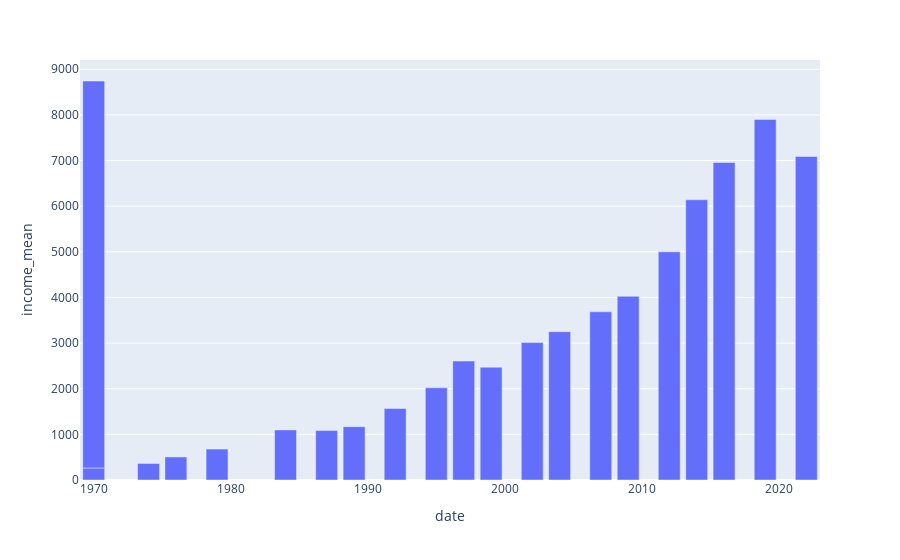

Notebook code cell kept with this figure:
### Code cell
barplot = px.bar(df_concat2, x='date', y='income_mean')

barplot.show()

### Figure 1 — Plotly figure (JSON) as saved in the notebook; plotly's stock layout.template omitted (floating-point values rounded to 4 significant figures)
{"data": [{"hovertemplate": "date=%{x}<br>income_mean=%{y}<extra></extra>", "legendgroup": "", "marker": {"color": "#636efa", "pattern": {"shape": ""}}, "name": "", "orientation": "v", "showlegend": false, "textposition": "auto", "type": "bar", "x": ["1970-01-01T00:00:00", "1974-01-01T00:00:00", "1976-01-01T00:00:00", "1979-01-01T00:00:00", "1984-01-01T00:00:00", "1987-01-01T00:00:00", "1989-01-01T00:00:00", "1992-01-01T00:00:00", "1995-01-01T00:00:00", "1997-01-01T00:00:00", "1999-01-01T00:00:00", "2002-01-01T00:00:00", "2004-01-01T00:00:00", "2007-01-01T00:00:00", "2009-01-01T00:00:00", "2012-01-01T00:00:00", "2014-01-01T00:00:00", "2016-01-01T00:00:00", "2019-01-01T00:00:00", "2022-01-01T00:00:00", 6.9], "xaxis": "x", "y": [264, 362, 505, 678, 1098, 1083, 1169, 1566, 2020, 2606, 2472, 3011, 3249, 3686, 4025, 5000, 6141, 6958, 7901, 7089, 8479], "yaxis": "y"}], "layout": {"barmode": "relative", "legend": {"tracegroupgap": 0}, "margin": {"t": 60}, "xaxis": {"anchor": "y", "domain": [0, 1], "title": {"text": "date"}}, "yaxis": {"anchor": "x", "domain": [0, 1], "title": {"text": "income_mean"}}}}
